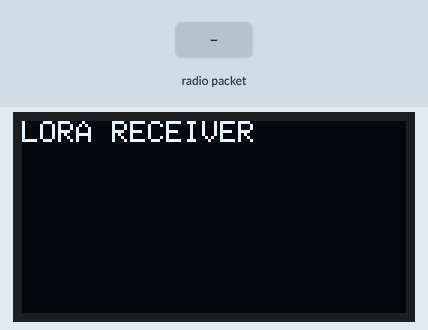
A sketch run on a simulated ESP32. Parts: 128×64 one-colour display. The inputs (shaded band) are chosen by the test bench. Storage starts empty; no radio packets arrive unless stated; what the sketch prints to the serial monitor is not drawn.

Above: at 1.09 s.
At 2.3 s:
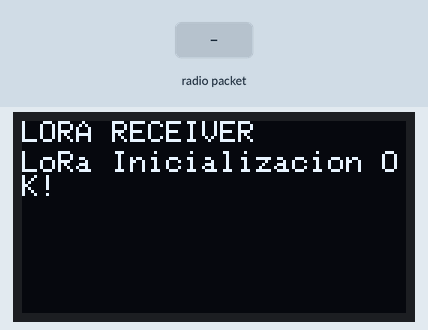
2.4 s: radio packet "NUBERU" arrives
At 4.0 s:
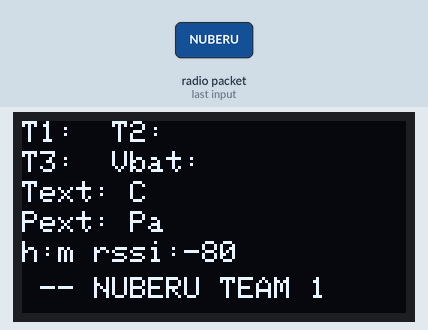
Timing chart, 0 to 5.5 s (numbered marks = the images above; inputs shaded):
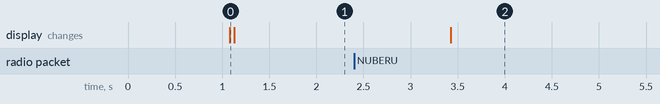

The sketch:

ESTACION_TIERRA_NUBERU_2025.ino
```cpp
#define BAND 866E6


#include "SD.h"

//Libraries for LoRa
#include <SPI.h>
#include <LoRa.h>

//Libraries for OLED Display
#include <Wire.h>
#include <Adafruit_GFX.h>
#include <Adafruit_SSD1306.h>


//define the pins used by the LoRa transceiver module
#define SCK 5
#define MISO 19
#define MOSI 27
#define SS 18
#define RST 23
#define DIO0 26


//OLED pins
#define OLED_SDA 21
#define OLED_SCL 22
#define OLED_RST 16
#define SCREEN_WIDTH 128  // OLED display width, in pixels
#define SCREEN_HEIGHT 64  // OLED display height, in pixels


#define SDSCK 14
#define SDMOSI 15
#define SDMISO 2
#define SDCS 13

File dataFile;
SPIClass sdSPI(HSPI);

Adafruit_SSD1306 display(SCREEN_WIDTH, SCREEN_HEIGHT, &Wire, OLED_RST);

String LoRaData;

String x, Te1, Te2, Te3, Vbat, Text, Pext, altitud;
String equipo="";
String datosSeparados[9]; // Cambia el tamaño según lo que necesites
int rssi;

// Datos de configuración que se leerán de la tarjeta SD (valores por defecto si no se consigue leer la tarjeta)
long frecuencia_emision=868E6;
float altitud_referencia=26;
float presion_referencia=1018.0;

int grabar_OK=1;// Controla si se ha grabado una trama en el archivo correctamente
int OLED_OK=1;  // Controla si funciona la pantalla OLED


void escribirSD() {
  dataFile = SD.open("/data.txt", FILE_APPEND);
  if (dataFile) {
    dataFile.println(LoRaData);
    dataFile.close();
    grabar_OK=1;
  }
  else{
    grabar_OK=0;
  }
}


void leer_configuracion() {
  String s = "";

  dataFile = SD.open("/config.txt", FILE_READ);
  if (dataFile) {
    while (dataFile.available()) {
      char c = (char)dataFile.read();
      if (c == '\n'){
        s="";
      }
      else if (c !=  '\r') {
        s += c;
      }
    }
    Serial.println(s);

    // Separar los datos de la cadena

    int pos =0;
    int lastPos =0;
    int index=0;
    String valores[3];

    while((pos=s.indexOf(';',lastPos)) != -1){
      valores[index]=s.substring(lastPos,pos);
      lastPos =pos+1;
      index++;
    }
    valores[index]=s.substring(lastPos);

    frecuencia_emision=valores[0].toInt();
    altitud_referencia=valores[1].toFloat();
    presion_referencia=valores[2].toFloat();

    Serial.print("Frecuencia: ");Serial.println(frecuencia_emision);
    Serial.print("Altitud referencia: "); Serial.println(altitud_referencia);
    Serial.print("Presion referencia: "); Serial.println(presion_referencia);


    dataFile.close();
    }
    else {
    Serial.println("Error en la lectura");
    }
  delay(1000);
}


void setup() {

  //initialize Serial Monitor
  Serial.begin(9600);

  //initialize OLED
  Wire.begin(OLED_SDA, OLED_SCL);
  if (!display.begin(SSD1306_SWITCHCAPVCC, 0x3c, false, false)) {  // Address 0x3C for 128x32
    //Serial.println(F("SSD1306 allocation failed"));
  }

  uint8_t cardType;
  sdSPI.begin(SDSCK, SDMISO, SDMOSI, SDCS);
  if (!SD.begin(SDCS, sdSPI))
  {
    Serial.println("SD Card Mount Failed");
  }

  leer_configuracion();

  display.clearDisplay();
  display.setTextColor(WHITE);
  display.setTextSize(1);
  display.setCursor(0, 0);
  display.print("LORA RECEIVER ");
  display.display();


  //Serial.println("LoRa Receiver Test");

  //SPI LoRa pins
  SPI.begin(SCK, MISO, MOSI, SS);
  //setup LoRa transceiver module
  LoRa.setPins(SS, RST, DIO0);

  if (!LoRa.begin(frecuencia_emision)) {
    //Serial.println("Starting LoRa failed!");
    while (1)
      ;
  }
  //Serial.println("LoRa Initializing OK!");
  display.setCursor(0, 10);
  display.println("LoRa Inicializacion OK!");
  display.display();


  dataFile=SD.open("/data.txt",FILE_WRITE);
  dataFile.close();

}

void muestra_datos(){
  display.clearDisplay();
  display.setTextSize(1);
  display.setCursor(0,0); display.print("T1:"+String(Te1)+"  T2:"+String(Te2));
  display.setCursor(0,10); display.print("T3:"+String(Te3)+"  Vbat:"+String(Vbat));
  display.setCursor(0,20); display.print("Text:"+String(Text)+" C");
  display.setCursor(0,30); display.print("Pext:"+String(Pext)+" Pa");
  display.setCursor(0,40); display.print("h:"+String(altitud)+"m rssi:"+String(rssi));
  display.setCursor(0,52); display.print(" -- NUBERU TEAM "+String(grabar_OK));
  display.display();
}


void separarDatos(String cadena) {
  // Convertir el String a un arreglo de caracteres
  char charArray[cadena.length() + 1];
  cadena.toCharArray(charArray, cadena.length() + 1);

  // Separar los datos usando strtok
  char* token = strtok(charArray, ";");

  // Contador para las variables
  int contador = 0;


  // Iterar sobre los tokens
  while (token != NULL) {
    datosSeparados[contador] = String(token);
    //Serial.println(datosSeparados[contador]); // Imprimir cada dato separado
    contador++;
    token = strtok(NULL, ";");
  }
  equipo = datosSeparados[0];
  x = datosSeparados[1];
  Te1 = datosSeparados[2];
  Te2 = datosSeparados[3];
  Te3 = datosSeparados[4];
  Vbat = datosSeparados[5];
  Text = datosSeparados[6];
  Pext = datosSeparados[7];
  altitud = datosSeparados[8];
}


void loop() {

  //try to parse packet
  int packetSize = LoRa.parsePacket();
  if (packetSize) {

    //read packet
    while (LoRa.available()) {
      LoRaData = LoRa.readString();
      rssi = LoRa.packetRssi();
      separarDatos(LoRaData);
      LoRaData=LoRaData+";"+String(rssi);

      if(equipo=="NUBERU"){
        muestra_datos();
        Serial.println(LoRaData);
      }

      escribirSD();
    }
  }
}
```

Measured:
- after the input at 2.4 s, the display: changes after 1.0 s (image 2)
